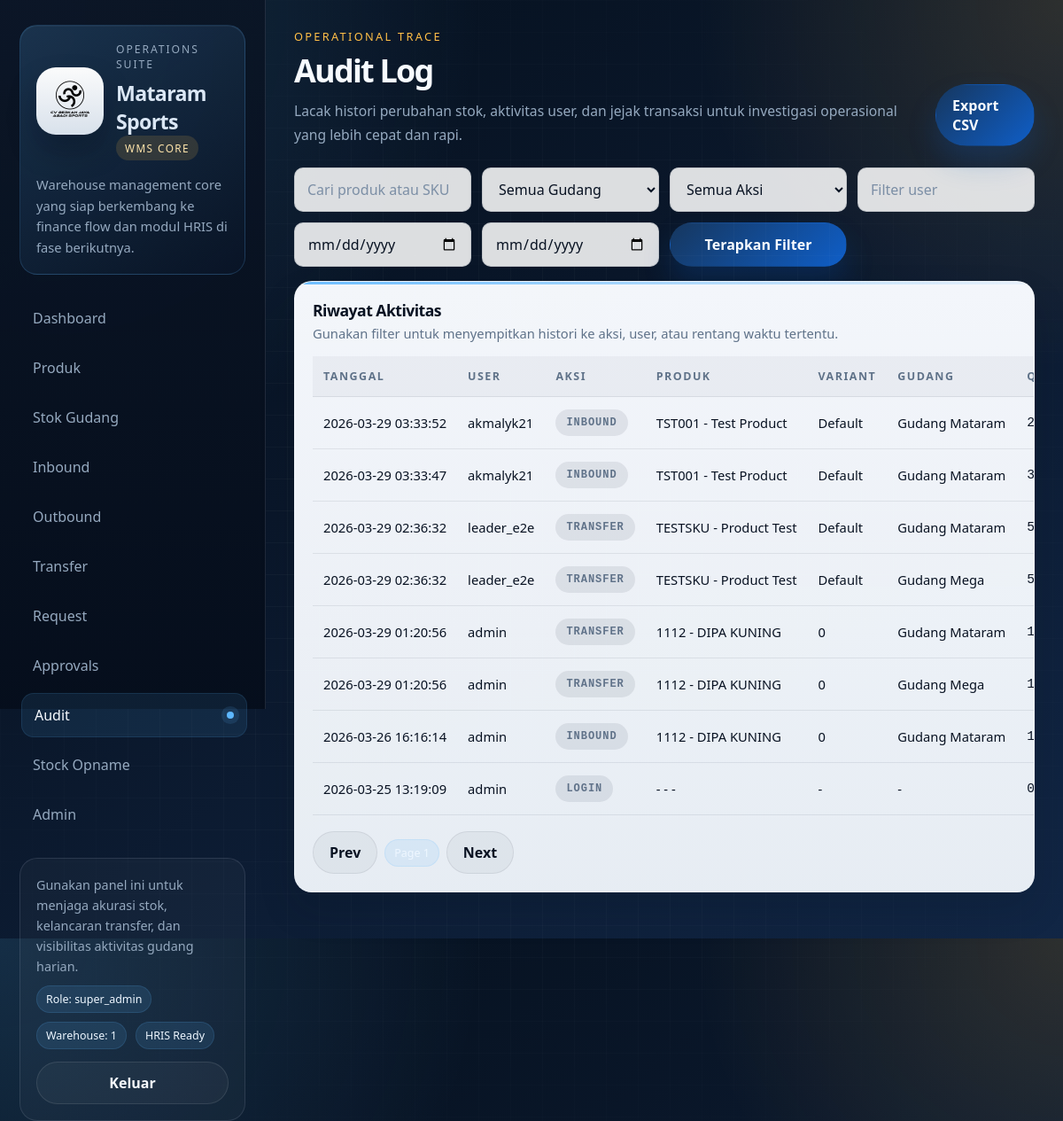
Before: /audit/ (signed in) with the older database file.
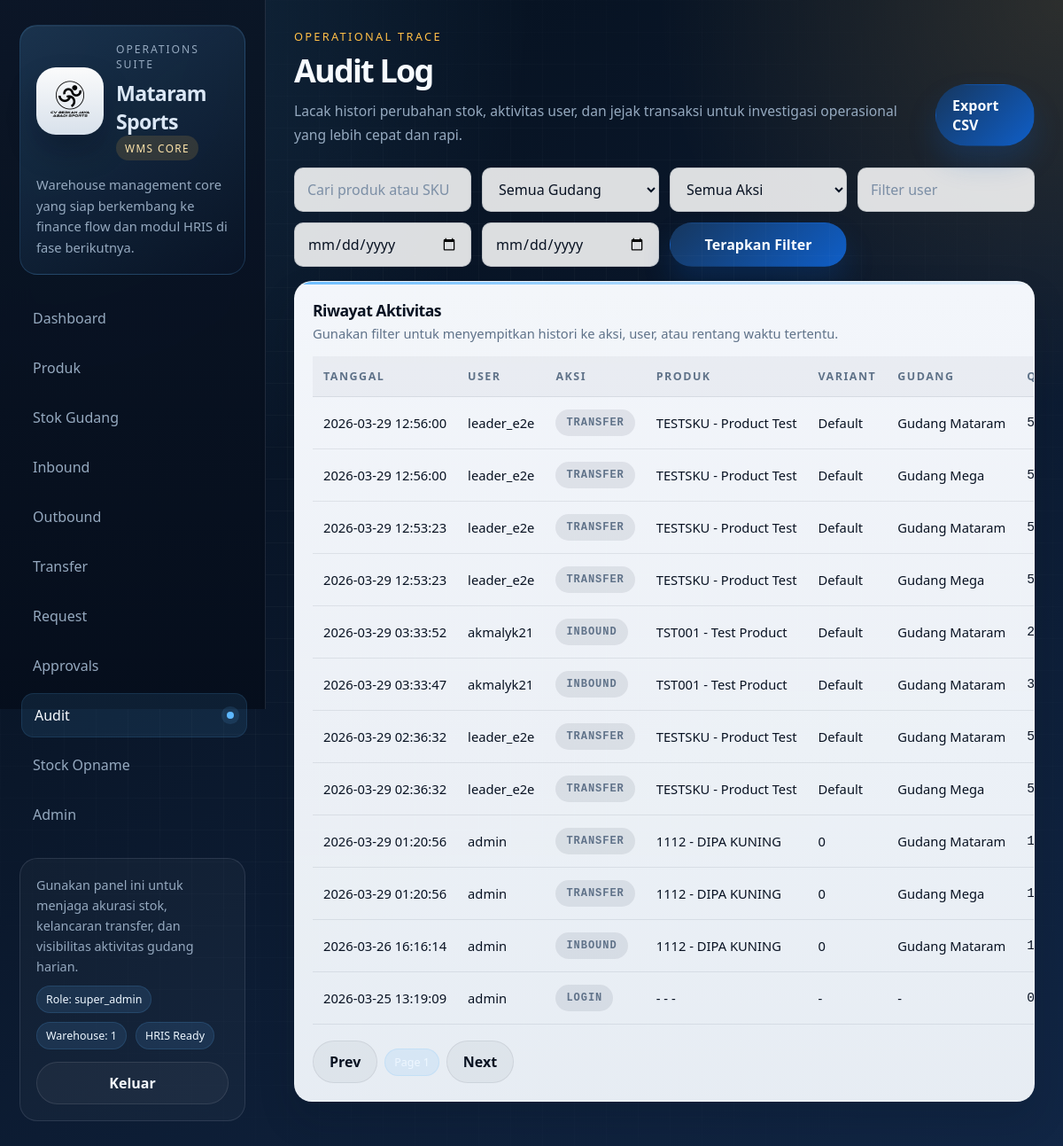
After: the same page with the newer database file.
### tables this page shows
CREATE TABLE stock_history(
    id INTEGER PRIMARY KEY AUTOINCREMENT,
    product_id INTEGER,
    variant_id INTEGER,
    warehouse_id INTEGER,

    action TEXT,
    type TEXT,
    qty INTEGER,
    note TEXT,

    user_id INTEGER,
    ip_address TEXT,
    user_agent TEXT,

    date TIMESTAMP DEFAULT CURRENT_TIMESTAMP
);

CREATE TABLE products(
    id INTEGER PRIMARY KEY AUTOINCREMENT,
    sku TEXT UNIQUE,
    name TEXT,
    category_id INTEGER,
    FOREIGN KEY(category_id) REFERENCES categories(id)
);

CREATE TABLE product_variants(
    id INTEGER PRIMARY KEY AUTOINCREMENT,
    product_id INTEGER,
    variant TEXT, price_retail REAL DEFAULT 0, price_discount REAL DEFAULT 0, price_nett REAL DEFAULT 0,
    UNIQUE(product_id, variant),
    FOREIGN KEY(product_id) REFERENCES products(id) ON DELETE CASCADE
);

CREATE TABLE warehouses(
    id INTEGER PRIMARY KEY AUTOINCREMENT,
    name TEXT UNIQUE
);

### routes/audit.py (the view)
@audit_bp.route("/")
def audit_page():
    if not is_logged_in():
        return redirect("/login")
    if session.get("role") not in ["super_admin", "admin"]:
        flash("Akses ditolak", "error")
        return redirect("/")
    db = get_db()
    filters = {
        "search": request.args.get("q"),
        "action": request.args.get("action"),
        "user": request.args.get("user"),
        "start": request.args.get("start_date"),
        "end": request.args.get("end_date"),
    }
    try:
        page = int(request.args.get("page", 1))
        if page < 1:
            page = 1
    except:
        page = 1
    limit = 50
    offset = (page - 1) * limit
    warehouse_id, selected_warehouse = resolve_audit_warehouse(db)
    warehouses = db.execute("SELECT * FROM warehouses ORDER BY name").fetchall()
    try:
        query, params = build_query(filters, warehouse_id)
        query += " ORDER BY datetime(h.date, '+7 hours') DESC LIMIT ? OFFSET ?"
        params += [limit, offset]
        rows = db.execute(query, params).fetchall()
        data = [dict(r) for r in rows]
    except Exception as e:
        print("AUDIT ERROR:", e)
        data = []
    return render_template(
        "audit.html",
        data=data,
        page=page,
        warehouses=warehouses,
        selected_warehouse=selected_warehouse,
    )

### database.py (called while the page is built)
def get_db():
    db = g.get("db")
    if db is None:
        db_path = current_app.config["DATABASE"]
        db_dir = os.path.dirname(db_path)
        if db_dir and not os.path.exists(db_dir):
            os.makedirs(db_dir, exist_ok=True)
        db = sqlite3.connect(
            db_path,
            timeout=30,
            check_same_thread=False,
            isolation_level=None  # 🔥 AUTO COMMIT MODE
        )
        db.row_factory = sqlite3.Row
        try:
            db.execute("PRAGMA foreign_keys = ON")
            db.execute("PRAGMA journal_mode = WAL")
            db.execute("PRAGMA synchronous = NORMAL")
            db.execute("PRAGMA temp_store = MEMORY")
            db.execute("PRAGMA busy_timeout = 30000")  # 🔥 WAIT LOCK
        except:
            pass
        g.db = db
    return db

### routes/audit.py (called while the page is built, shortened)
def is_logged_in():
    return "user_id" in session

def resolve_audit_warehouse(db):
    role = session.get("role")
    raw_warehouse = request.args.get("warehouse")
    if not raw_warehouse:
        return None, None

### templates/audit.html (shortened to what this page needs)
{% extends "base.html" %}
{% block eyebrow %}Operational Trace{% endblock %}
{% block page_title %}Audit Log{% endblock %}
{% block page_subtitle %}Lacak histori perubahan stok, aktivitas user, dan jejak transaksi untuk investigasi operasional yang lebih cepat dan rapi.{% endblock %}
{% block page_actions %}
<a class="btn-link" href="/audit/export?q={{ request.args.get('q', '') }}&action={{ request.args.get('action', '') }}&user={{ request.args.get('user', '') }}&start_date={{ request.args.get('start_date', '') }}&end_date={{ request.args.get('end_date', '') }}&warehouse={{ selected_warehouse or '' }}">Export CSV</a>
{% endblock %}
{% block content %}
<form method="GET" class="top-bar">
    <input name="q" placeholder="Cari produk atau SKU" value="{{ request.args.get('q', '') }}">
    <select name="warehouse" {% if session.get("role") == "admin" %}disabled{% endif %}>
        <option value="">Semua Gudang</option>
    </select>
    <select name="action">
        <option value="">Semua Aksi</option>
    </select>
    <input type="text" name="user" placeholder="Filter user" value="{{ request.args.get('user', '') }}">
    <input type="date" name="start_date" value="{{ request.args.get('start_date', '') }}">
    <input type="date" name="end_date" value="{{ request.args.get('end_date', '') }}">
    <button type="submit">Terapkan Filter</button>
</form>
<div class="table-box">
    <div class="section-title">
        <div>
            <h2>Riwayat Aktivitas</h2>
            <p>Gunakan filter untuk menyempitkan histori ke aksi, user, atau rentang waktu tertentu.</p>
        </div>
    </div>
    {% if data %}
    <table>
        <thead>
            <tr>
                <th>Tanggal</th>
                <th>User</th>
                <th>Aksi</th>
                <th>Produk</th>
                <th>Variant</th>
                <th>Gudang</th>
                <th>Qty</th>
            </tr>
        </thead>
        <tbody>
            {% for r in data %}
            <tr>
                <td>{{ r.date or '-' }}</td>
                <td>{{ r.username or 'System' }}</td>
                <td><span class="badge">{{ r.action or '-' }}</span></td>
                <td>{{ r.sku or '-' }} - {{ r.product_name or '-' }}</td>
                <td>{{ r.variant or '-' }}</td>
                <td>{{ r.warehouse_name or '-' }}</td>
                <td class="mono">{{ r.qty or 0 }}</td>
            </tr>
            {% endfor %}
        </tbody>
    </table>
    {% else %}
    <div class="empty-state">Belum ada data audit untuk filter yang dipilih.</div>
    {% endif %}
    <div class="pagination">
        <a href="?page={{ page-1 if page > 1 else 1 }}&q={{ request.args.get('q', '') }}&action={{ request.args.get('action', '') }}&user={{ request.args.get('user', '') }}&start_date={{ request.args.get('start_date', '') }}&end_date={{ request.args.get('end_date', '') }}"><button type="button" class="ghost-button">Prev</button></a>
        <span class="status-pill">Page {{ page }}</span>
        <a href="?page={{ page+1 }}&q={{ request.args.get('q', '') }}&action={{ request.args.get('action', '') }}&user={{ request.args.get('user', '') }}&start_date={{ request.args.get('start_date', '') }}&end_date={{ request.args.get('end_date', '') }}"><button type="button" class="ghost-button">Next</button></a>
    </div>
</div>
{% endblock %}

Changed rows visible on the page:
added stock_history: date "2026-03-29 12:56:00", username "leader_e2e", action "TRANSFER", sku "TESTSKU", name "Product Test", variant "Default", name "Gudang Mataram", qty "5"
added stock_history: date "2026-03-29 12:56:00", username "leader_e2e", action "TRANSFER", sku "TESTSKU", name "Product Test", variant "Default", name "Gudang Mega", qty "5"
added stock_history: date "2026-03-29 12:53:23", username "leader_e2e", action "TRANSFER", sku "TESTSKU", name "Product Test", variant "Default", name "Gudang Mataram", qty "5"
added stock_history: date "2026-03-29 12:53:23", username "leader_e2e", action "TRANSFER", sku "TESTSKU", name "Product Test", variant "Default", name "Gudang Mega", qty "5"
